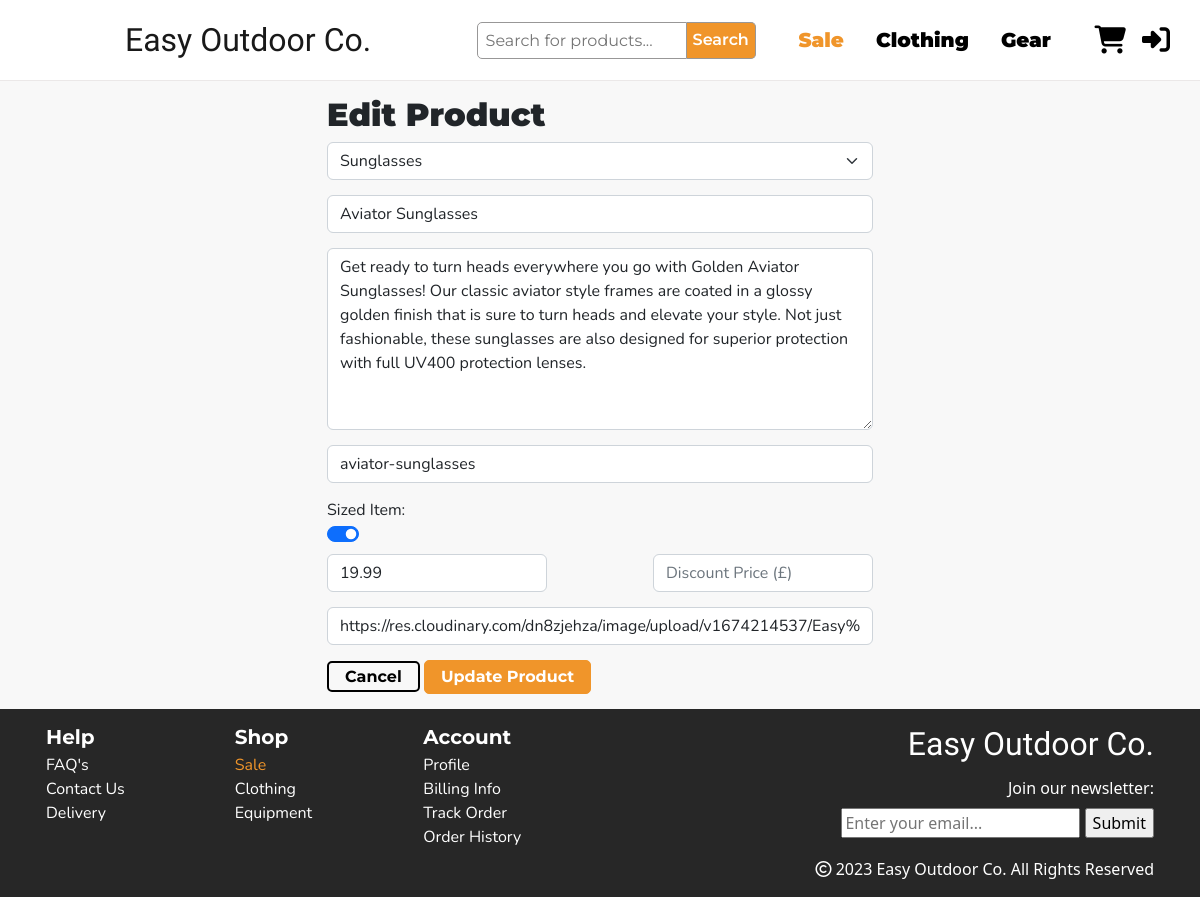
Before: /manage/update-product/18 with the older database file.
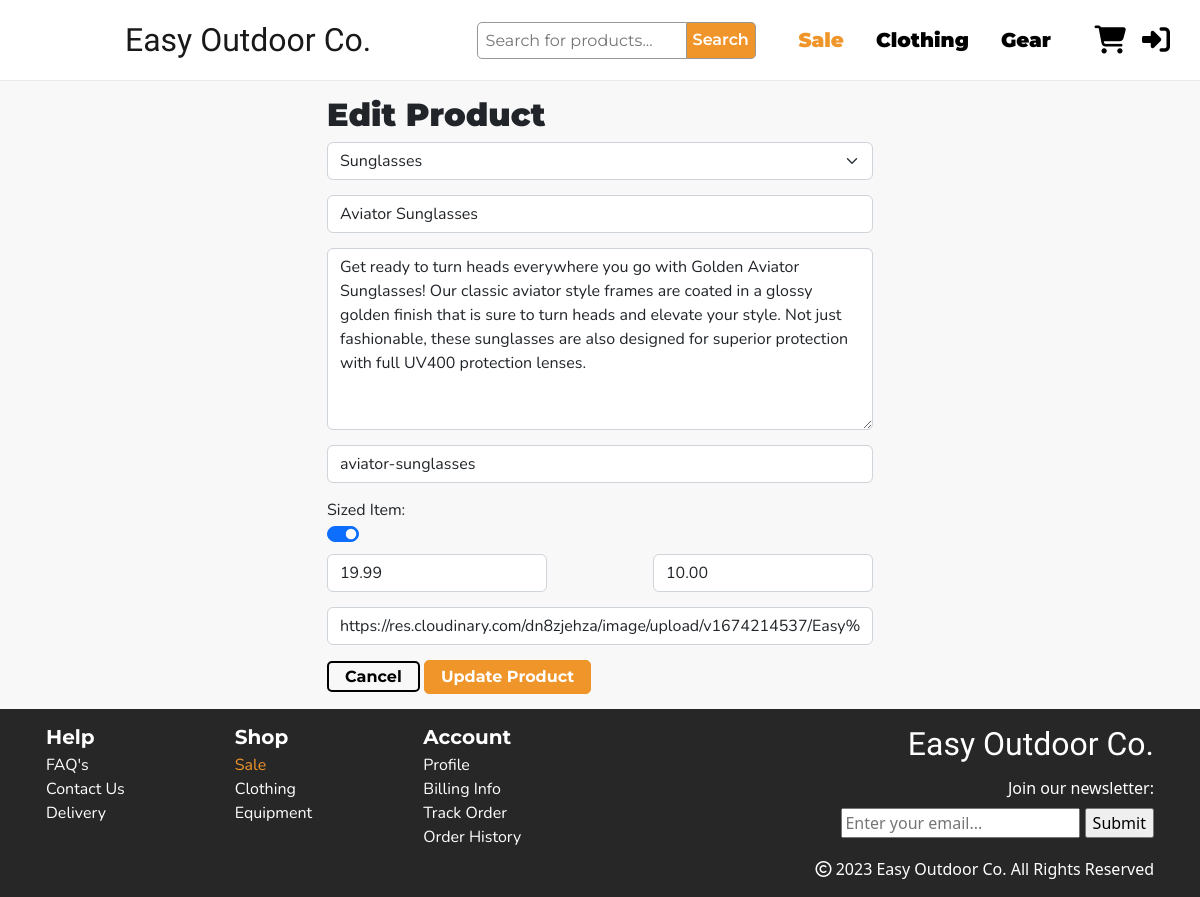
After: the same page with the newer database file.
### products/models.py (models this page shows, shortened)
class Product(models.Model):
    category = models.ForeignKey('Category', null=True, on_delete=models.SET_NULL)
    name = models.CharField(max_length=200)
    desc = models.TextField()
    slug = models.SlugField(max_length=50, unique=True, blank=True, null=True)
    has_sizes = models.BooleanField(blank=False, default=True)
    price = models.DecimalField(max_digits=6, decimal_places=2)
    sale_price = models.DecimalField(max_digits=6, decimal_places=2, null=True, blank=True)
    rating = models.DecimalField(max_digits=4, decimal_places=2, null=True, blank=True, validators=[MaxValueValidator(5)])
    image = models.ImageField(null=True, blank=True)
    image_url = models.URLField(null=True, blank=True)

### manage_site/views.py (the view, shortened to what this page needs)
# urls.py: path('update-product/<int:pk>', views.UpdateProduct.as_view(), name='update-product'),
class UpdateProduct(SuccessMessageMixin, generic.UpdateView):
    model = Product
    template_name = "manage_site/product-update.html"
    fields = '__all__'
    success_message = "Product Updated!"
    def get_initial(self):
        initial_values = super(UpdateProduct, self).get_initial()
        try:
            current_group = self.object.groups.get()
        except Exception as e:
            success_message = f"{e} Error Occured: Update form could not be preloaded"
            pass
        return initial_values
    def get_form_class(self):
        return ProductForm

### manage_site/forms.py
class ProductForm(forms.ModelForm):
    class Meta:
        model = Product
        fields = ['category', 'name', 'slug', 'desc', 'price', 'sale_price', 'image_url']
        widgets = {
            'name': forms.TextInput(attrs={'placeholder': 'Product Name *'}),
            'slug': forms.TextInput(attrs={'placeholder': 'Slug (Auto loads if blank)'}),
            'desc': forms.Textarea(attrs={'placeholder': 'Product description *', 'rows': 7}),
            'price': forms.NumberInput(attrs={'placeholder': 'Price (£)'}),
            'sale_price': forms.NumberInput(attrs={'placeholder': 'Discount Price (£)'}),
            'image_url': forms.URLInput(attrs={'placeholder': 'Image URL'}),
        }

### products/models.py (called while the page is built)
    def __str__(self):
        return self.name

### manage_site/templates/manage_site/product-update.html (shortened to what this page needs)
{% extends "base.html" %}
{% load static %}
{% block extra_css %}
<link rel="stylesheet" href="{% static 'css/manage_site.css' %}">
{% endblock %}
{% block content %}
<section class="admin-section">
    <div class="container">
        <div class="row">
            <div class="mx-auto col-12 col-md-6 admin-form rounded mt-3">
                <h2>Edit Product</h2>
                <form method="POST">
                    {{ form.category | as_crispy_field }}
                    {{ form.name | as_crispy_field }}
                    {{ form.desc| as_crispy_field }}
                    {{ form.slug | as_crispy_field }}
                    <p class="mb-0">Sized Item:</p>
                    <div class="form-check form-switch" id="div_id_has_sizes" id="div_id_has_sizes" id="id_has_sizes">
                        <input class="form-check-input" name="has_sizes" type="checkbox" id="flexSwitchCheckDefault" checked="">
                    </div>
                    <div class="d-flex mt-2 justify-content-between">
                        {{ form.price | as_crispy_field }}
                        {{ form.sale_price | as_crispy_field }}
                    </div>
                    {{ form.image_url | as_crispy_field }}
                    <a class="white-btn px-3 py-1" href="{% url 'manage-site' %}">Cancel</a>
                    <input class="shop-btn px-3 py-1" type="submit" value="Update Product">
                </form>
            </div>
        </div>
    </div>
</section>
{% endblock %}

Changed rows visible on the page:
changed Product "Sunglasses": sale_price (not shown) → "10.00"
